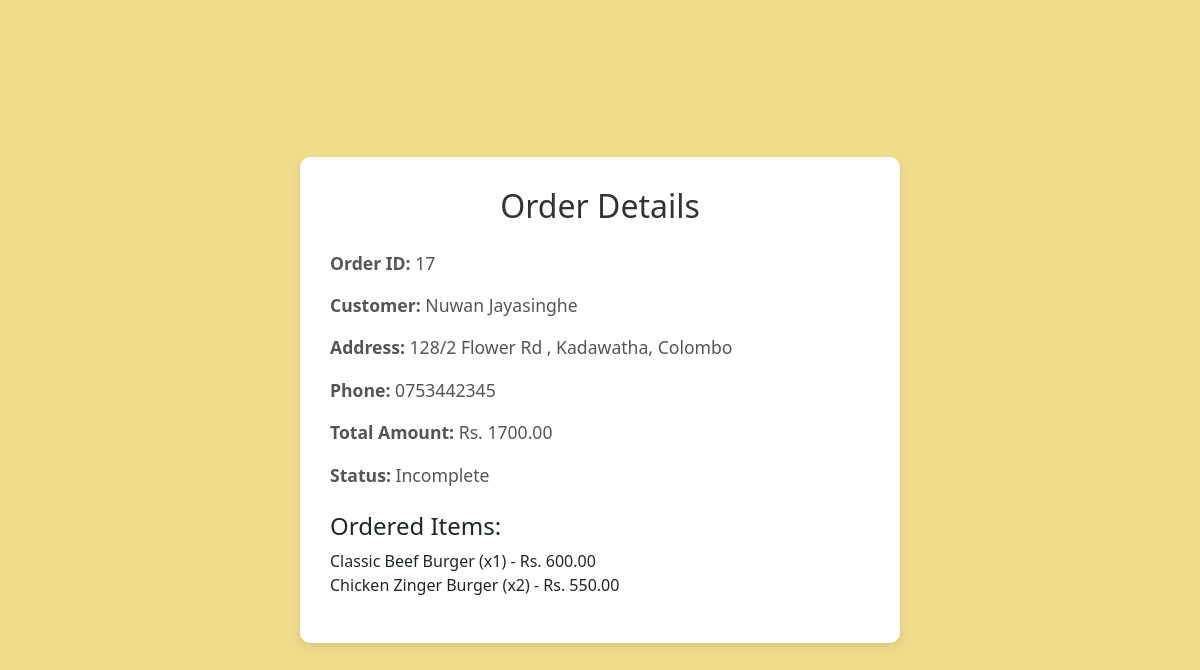
The page /order/17/ on the database as committed earlier.
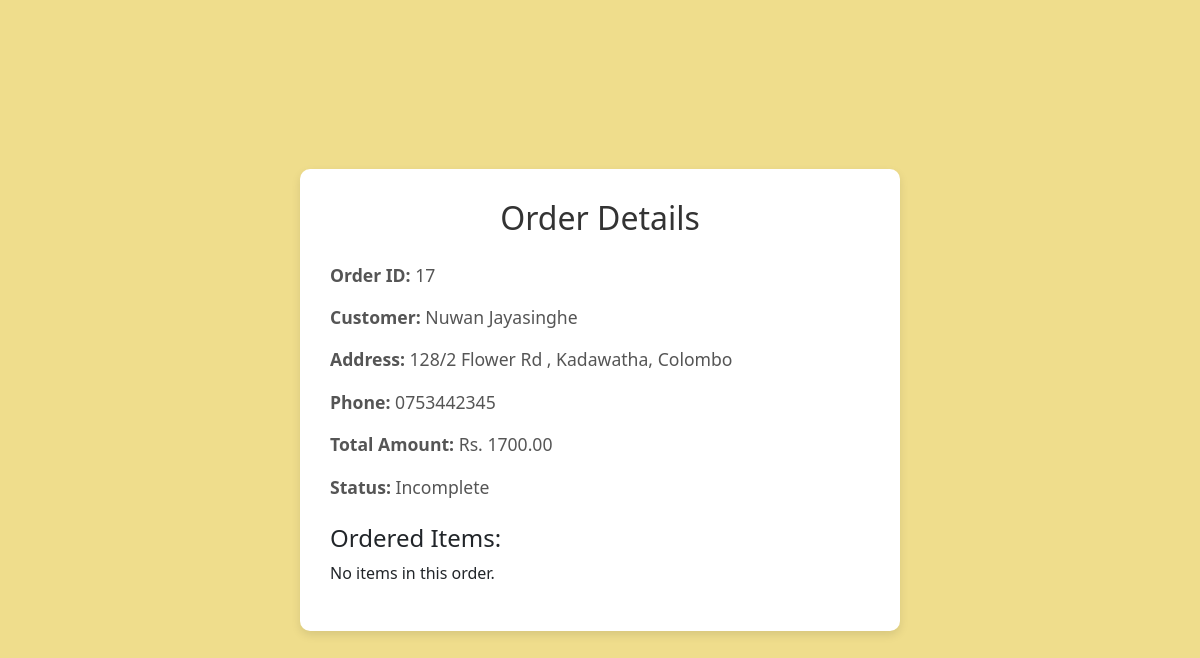
The same page on the database as committed later.
### webstore/models.py (models this page shows, shortened)
class OrderItem(models.Model):
    order = models.ForeignKey(Order, on_delete=models.CASCADE)
    item = models.ForeignKey(Menu, on_delete=models.CASCADE)
    quantity = models.PositiveIntegerField(default=1)

class Menu(models.Model):
    name = models.CharField(max_length=50)
    description = models.CharField(max_length=400)
    price = models.FloatField()
    img_url = models.ImageField(upload_to='static/')

### webstore/views.py (the view)
# urls.py: path('order/<int:order_id>/', order_details, name='order_details'),
def order_details(request, order_id):
    order = get_object_or_404(Order, id=order_id)
    return render(request, 'order_details.html', {'order': order})

### webstore/templates/order_details.html (shortened to what this page needs)
<!DOCTYPE html>
<html lang="en">
<head>
    <link rel="stylesheet" href="https://cdn.jsdelivr.net/npm/bootstrap@5.3.0/dist/css/bootstrap.min.css">
</head>
<body>
    <div class="order-container">
        <div class="order-card">
            <h2 class="text-center mb-4">Order Details</h2>
            <p><strong>Order ID:</strong> {{ order.id }}</p>
            <p><strong>Customer:</strong> {{ order.shippingdetails.name }}</p>
            <p><strong>Address:</strong>
                {{ order.shippingdetails.house_no }} {{ order.shippingdetails.street1 }}
                {% if order.shippingdetails.street2 %}, {{ order.shippingdetails.street2 }}{% endif %},
                {{ order.shippingdetails.town }}
            </p>
            <p><strong>Phone:</strong> {{ order.shippingdetails.phone }}</p>
            <p><strong>Total Amount:</strong> Rs. {{ order.total_price|floatformat:2 }}</p>
            <p><strong>Status:</strong> {{ order.status }}</p>
            <h4 class="mt-4">Ordered Items:</h4>
            <ul class="list-unstyled">
                {% for item in order.orderitem_set.all %}
                    <li>{{ item.item.name }} (x{{ item.quantity }}) - Rs. {{ item.item.price|floatformat:2 }}</li>
                {% empty %}
                    <li>No items in this order.</li>
                {% endfor %}
            </ul>
        </div>
    </div>
</body>
</html>

Rows that differ between the two databases and show on the page:
removed OrderItem: item.name "Classic Beef Burger", quantity "1", item.price "600.00"
removed OrderItem: item.name "Chicken Zinger Burger", quantity "2", item.price "550.00"
Other text that changed with them:
text now shown: "No items in this order."
